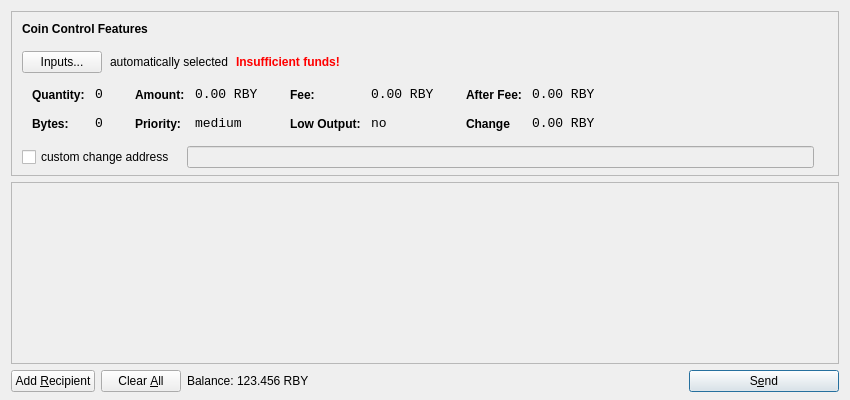
<?xml version="1.0" encoding="UTF-8"?>
<ui version="4.0">
 <class>SendCoinsDialog</class>
 <widget class="QDialog" name="SendCoinsDialog">
  <property name="geometry">
   <rect>
    <x>0</x>
    <y>0</y>
    <width>850</width>
    <height>400</height>
   </rect>
  </property>
  <property name="windowTitle">
   <string>Send Coins</string>
  </property>
  <layout class="QVBoxLayout" name="verticalLayout" stretch="0,1,0">
   <property name="bottomMargin">
    <number>8</number>
   </property>
   <item>
    <widget class="QFrame" name="frameCoinControl">
     <property name="sizePolicy">
      <sizepolicy hsizetype="Expanding" vsizetype="Expanding">
       <horstretch>0</horstretch>
       <verstretch>0</verstretch>
      </sizepolicy>
     </property>
     <property name="maximumSize">
      <size>
       <width>16777215</width>
       <height>16777215</height>
      </size>
     </property>
     <property name="frameShape">
      <enum>QFrame::StyledPanel</enum>
     </property>
     <property name="frameShadow">
      <enum>QFrame::Sunken</enum>
     </property>
     <layout class="QVBoxLayout" name="verticalLayoutCoinControl2">
      <property name="spacing">
       <number>-1</number>
      </property>
      <property name="leftMargin">
       <number>0</number>
      </property>
      <property name="topMargin">
       <number>0</number>
      </property>
      <property name="rightMargin">
       <number>0</number>
      </property>
      <property name="bottomMargin">
       <number>6</number>
      </property>
      <item>
       <layout class="QVBoxLayout" name="verticalLayoutCoinControl" stretch="0,0,0,0,1">
        <property name="spacing">
         <number>0</number>
        </property>
        <property name="leftMargin">
         <number>10</number>
        </property>
        <property name="topMargin">
         <number>10</number>
        </property>
        <item>
         <layout class="QHBoxLayout" name="horizontalLayoutCoinControl1">
          <property name="bottomMargin">
           <number>15</number>
          </property>
          <item>
           <widget class="QLabel" name="labelCoinControlFeatures">
            <property name="sizePolicy">
             <sizepolicy hsizetype="Preferred" vsizetype="Maximum">
              <horstretch>0</horstretch>
              <verstretch>0</verstretch>
             </sizepolicy>
            </property>
            <property name="font">
             <font>
              <weight>75</weight>
              <bold>true</bold>
             </font>
            </property>
            <property name="styleSheet">
             <string notr="true">font-weight:bold;</string>
            </property>
            <property name="text">
             <string>Coin Control Features</string>
            </property>
           </widget>
          </item>
         </layout>
        </item>
        <item>
         <layout class="QHBoxLayout" name="horizontalLayoutCoinControl2" stretch="0,0,0,0">
          <property name="spacing">
           <number>8</number>
          </property>
          <property name="bottomMargin">
           <number>10</number>
          </property>
          <item>
           <widget class="QPushButton" name="pushButtonCoinControl">
            <property name="styleSheet">
             <string notr="true"/>
            </property>
            <property name="text">
             <string>Inputs...</string>
            </property>
           </widget>
          </item>
          <item>
           <widget class="QLabel" name="labelCoinControlAutomaticallySelected">
            <property name="text">
             <string>automatically selected</string>
            </property>
            <property name="margin">
             <number>5</number>
            </property>
           </widget>
          </item>
          <item>
           <widget class="QLabel" name="labelCoinControlInsuffFunds">
            <property name="font">
             <font>
              <weight>75</weight>
              <bold>true</bold>
             </font>
            </property>
            <property name="styleSheet">
             <string notr="true">color:red;font-weight:bold;</string>
            </property>
            <property name="text">
             <string>Insufficient funds!</string>
            </property>
            <property name="margin">
             <number>5</number>
            </property>
           </widget>
          </item>
          <item>
           <spacer name="horizontalSpacerCoinControl">
            <property name="orientation">
             <enum>Qt::Horizontal</enum>
            </property>
            <property name="sizeHint" stdset="0">
             <size>
              <width>40</width>
              <height>1</height>
             </size>
            </property>
           </spacer>
          </item>
         </layout>
        </item>
        <item>
         <widget class="QWidget" name="widgetCoinControl" native="true">
          <property name="sizePolicy">
           <sizepolicy hsizetype="Preferred" vsizetype="Preferred">
            <horstretch>0</horstretch>
            <verstretch>0</verstretch>
           </sizepolicy>
          </property>
          <property name="minimumSize">
           <size>
            <width>0</width>
            <height>0</height>
           </size>
          </property>
          <property name="styleSheet">
           <string notr="true"/>
          </property>
          <layout class="QHBoxLayout" name="horizontalLayoutCoinControl5">
           <property name="margin">
            <number>0</number>
           </property>
           <item>
            <layout class="QHBoxLayout" name="horizontalLayoutCoinControl3" stretch="0,0,0,1">
             <property name="spacing">
              <number>20</number>
             </property>
             <property name="topMargin">
              <number>0</number>
             </property>
             <property name="bottomMargin">
              <number>10</number>
             </property>
             <item>
              <layout class="QFormLayout" name="formLayoutCoinControl1">
               <property name="horizontalSpacing">
                <number>10</number>
               </property>
               <property name="verticalSpacing">
                <number>14</number>
               </property>
               <property name="leftMargin">
                <number>10</number>
               </property>
               <property name="topMargin">
                <number>4</number>
               </property>
               <property name="rightMargin">
                <number>6</number>
               </property>
               <item row="0" column="0">
                <widget class="QLabel" name="labelCoinControlQuantityText">
                 <property name="styleSheet">
                  <string notr="true">font-weight:bold;</string>
                 </property>
                 <property name="text">
                  <string>Quantity:</string>
                 </property>
                 <property name="margin">
                  <number>0</number>
                 </property>
                </widget>
               </item>
               <item row="0" column="1">
                <widget class="QLabel" name="labelCoinControlQuantity">
                 <property name="font">
                  <font>
                   <family>Monospace</family>
                   <pointsize>10</pointsize>
                  </font>
                 </property>
                 <property name="cursor">
                  <cursorShape>IBeamCursor</cursorShape>
                 </property>
                 <property name="contextMenuPolicy">
                  <enum>Qt::ActionsContextMenu</enum>
                 </property>
                 <property name="text">
                  <string>0</string>
                 </property>
                 <property name="margin">
                  <number>0</number>
                 </property>
                 <property name="textInteractionFlags">
                  <set>Qt::LinksAccessibleByMouse|Qt::TextSelectableByKeyboard|Qt::TextSelectableByMouse</set>
                 </property>
                </widget>
               </item>
               <item row="1" column="0">
                <widget class="QLabel" name="labelCoinControlBytesText">
                 <property name="styleSheet">
                  <string notr="true">font-weight:bold;</string>
                 </property>
                 <property name="text">
                  <string>Bytes:</string>
                 </property>
                </widget>
               </item>
               <item row="1" column="1">
                <widget class="QLabel" name="labelCoinControlBytes">
                 <property name="font">
                  <font>
                   <family>Monospace</family>
                   <pointsize>10</pointsize>
                  </font>
                 </property>
                 <property name="cursor">
                  <cursorShape>IBeamCursor</cursorShape>
                 </property>
                 <property name="contextMenuPolicy">
                  <enum>Qt::ActionsContextMenu</enum>
                 </property>
                 <property name="text">
                  <string>0</string>
                 </property>
                 <property name="textInteractionFlags">
                  <set>Qt::LinksAccessibleByMouse|Qt::TextSelectableByKeyboard|Qt::TextSelectableByMouse</set>
                 </property>
                </widget>
               </item>
              </layout>
             </item>
             <item>
              <layout class="QFormLayout" name="formLayoutCoinControl2">
               <property name="horizontalSpacing">
                <number>10</number>
               </property>
               <property name="verticalSpacing">
                <number>14</number>
               </property>
               <property name="leftMargin">
                <number>6</number>
               </property>
               <property name="topMargin">
                <number>4</number>
               </property>
               <property name="rightMargin">
                <number>6</number>
               </property>
               <item row="0" column="0">
                <widget class="QLabel" name="labelCoinControlAmountText">
                 <property name="styleSheet">
                  <string notr="true">font-weight:bold;</string>
                 </property>
                 <property name="text">
                  <string>Amount:</string>
                 </property>
                 <property name="margin">
                  <number>0</number>
                 </property>
                </widget>
               </item>
               <item row="0" column="1">
                <widget class="QLabel" name="labelCoinControlAmount">
                 <property name="font">
                  <font>
                   <family>Monospace</family>
                   <pointsize>10</pointsize>
                  </font>
                 </property>
                 <property name="cursor">
                  <cursorShape>IBeamCursor</cursorShape>
                 </property>
                 <property name="contextMenuPolicy">
                  <enum>Qt::ActionsContextMenu</enum>
                 </property>
                 <property name="text">
                  <string notr="true">0.00 RBY</string>
                 </property>
                 <property name="textInteractionFlags">
                  <set>Qt::LinksAccessibleByMouse|Qt::TextSelectableByKeyboard|Qt::TextSelectableByMouse</set>
                 </property>
                </widget>
               </item>
               <item row="1" column="0">
                <widget class="QLabel" name="labelCoinControlPriorityText">
                 <property name="styleSheet">
                  <string notr="true">font-weight:bold;</string>
                 </property>
                 <property name="text">
                  <string>Priority:</string>
                 </property>
                </widget>
               </item>
               <item row="1" column="1">
                <widget class="QLabel" name="labelCoinControlPriority">
                 <property name="font">
                  <font>
                   <family>Monospace</family>
                   <pointsize>10</pointsize>
                  </font>
                 </property>
                 <property name="cursor">
                  <cursorShape>IBeamCursor</cursorShape>
                 </property>
                 <property name="contextMenuPolicy">
                  <enum>Qt::ActionsContextMenu</enum>
                 </property>
                 <property name="text">
                  <string>medium</string>
                 </property>
                 <property name="textInteractionFlags">
                  <set>Qt::LinksAccessibleByMouse|Qt::TextSelectableByKeyboard|Qt::TextSelectableByMouse</set>
                 </property>
                </widget>
               </item>
              </layout>
             </item>
             <item>
              <layout class="QFormLayout" name="formLayoutCoinControl3">
               <property name="horizontalSpacing">
                <number>10</number>
               </property>
               <property name="verticalSpacing">
                <number>14</number>
               </property>
               <property name="leftMargin">
                <number>6</number>
               </property>
               <property name="topMargin">
                <number>4</number>
               </property>
               <property name="rightMargin">
                <number>6</number>
               </property>
               <item row="0" column="0">
                <widget class="QLabel" name="labelCoinControlFeeText">
                 <property name="styleSheet">
                  <string notr="true">font-weight:bold;</string>
                 </property>
                 <property name="text">
                  <string>Fee:</string>
                 </property>
                 <property name="margin">
                  <number>0</number>
                 </property>
                </widget>
               </item>
               <item row="0" column="1">
                <widget class="QLabel" name="labelCoinControlFee">
                 <property name="font">
                  <font>
                   <family>Monospace</family>
                   <pointsize>10</pointsize>
                  </font>
                 </property>
                 <property name="cursor">
                  <cursorShape>IBeamCursor</cursorShape>
                 </property>
                 <property name="contextMenuPolicy">
                  <enum>Qt::ActionsContextMenu</enum>
                 </property>
                 <property name="text">
                  <string notr="true">0.00 RBY</string>
                 </property>
                 <property name="textInteractionFlags">
                  <set>Qt::LinksAccessibleByMouse|Qt::TextSelectableByKeyboard|Qt::TextSelectableByMouse</set>
                 </property>
                </widget>
               </item>
               <item row="1" column="0">
                <widget class="QLabel" name="labelCoinControlLowOutputText">
                 <property name="styleSheet">
                  <string notr="true">font-weight:bold;</string>
                 </property>
                 <property name="text">
                  <string>Low Output:</string>
                 </property>
                </widget>
               </item>
               <item row="1" column="1">
                <widget class="QLabel" name="labelCoinControlLowOutput">
                 <property name="font">
                  <font>
                   <family>Monospace</family>
                   <pointsize>10</pointsize>
                  </font>
                 </property>
                 <property name="cursor">
                  <cursorShape>IBeamCursor</cursorShape>
                 </property>
                 <property name="contextMenuPolicy">
                  <enum>Qt::ActionsContextMenu</enum>
                 </property>
                 <property name="text">
                  <string>no</string>
                 </property>
                 <property name="textInteractionFlags">
                  <set>Qt::LinksAccessibleByMouse|Qt::TextSelectableByKeyboard|Qt::TextSelectableByMouse</set>
                 </property>
                </widget>
               </item>
              </layout>
             </item>
             <item>
              <layout class="QFormLayout" name="formLayoutCoinControl4">
               <property name="horizontalSpacing">
                <number>10</number>
               </property>
               <property name="verticalSpacing">
                <number>14</number>
               </property>
               <property name="leftMargin">
                <number>6</number>
               </property>
               <property name="topMargin">
                <number>4</number>
               </property>
               <property name="rightMargin">
                <number>6</number>
               </property>
               <item row="0" column="0">
                <widget class="QLabel" name="labelCoinControlAfterFeeText">
                 <property name="styleSheet">
                  <string notr="true">font-weight:bold;</string>
                 </property>
                 <property name="text">
                  <string>After Fee:</string>
                 </property>
                 <property name="margin">
                  <number>0</number>
                 </property>
                </widget>
               </item>
               <item row="0" column="1">
                <widget class="QLabel" name="labelCoinControlAfterFee">
                 <property name="font">
                  <font>
                   <family>Monospace</family>
                   <pointsize>10</pointsize>
                  </font>
                 </property>
                 <property name="cursor">
                  <cursorShape>IBeamCursor</cursorShape>
                 </property>
                 <property name="contextMenuPolicy">
                  <enum>Qt::ActionsContextMenu</enum>
                 </property>
                 <property name="text">
                  <string notr="true">0.00 RBY</string>
                 </property>
                 <property name="textInteractionFlags">
                  <set>Qt::LinksAccessibleByMouse|Qt::TextSelectableByKeyboard|Qt::TextSelectableByMouse</set>
                 </property>
                </widget>
               </item>
               <item row="1" column="0">
                <widget class="QLabel" name="labelCoinControlChangeText">
                 <property name="styleSheet">
                  <string notr="true">font-weight:bold;</string>
                 </property>
                 <property name="text">
                  <string>Change</string>
                 </property>
                </widget>
               </item>
               <item row="1" column="1">
                <widget class="QLabel" name="labelCoinControlChange">
                 <property name="font">
                  <font>
                   <family>Monospace</family>
                   <pointsize>10</pointsize>
                  </font>
                 </property>
                 <property name="cursor">
                  <cursorShape>IBeamCursor</cursorShape>
                 </property>
                 <property name="contextMenuPolicy">
                  <enum>Qt::ActionsContextMenu</enum>
                 </property>
                 <property name="text">
                  <string notr="true">0.00 RBY</string>
                 </property>
                 <property name="textInteractionFlags">
                  <set>Qt::LinksAccessibleByMouse|Qt::TextSelectableByKeyboard|Qt::TextSelectableByMouse</set>
                 </property>
                </widget>
               </item>
              </layout>
             </item>
            </layout>
           </item>
          </layout>
         </widget>
        </item>
        <item>
         <layout class="QHBoxLayout" name="horizontalLayoutCoinControl4" stretch="0,0,0">
          <property name="spacing">
           <number>12</number>
          </property>
          <property name="sizeConstraint">
           <enum>QLayout::SetDefaultConstraint</enum>
          </property>
          <property name="topMargin">
           <number>5</number>
          </property>
          <property name="rightMargin">
           <number>5</number>
          </property>
          <item>
           <widget class="QCheckBox" name="checkBoxCoinControlChange">
            <property name="text">
             <string>custom change address</string>
            </property>
           </widget>
          </item>
          <item>
           <widget class="QLineEdit" name="lineEditCoinControlChange">
            <property name="enabled">
             <bool>false</bool>
            </property>
            <property name="sizePolicy">
             <sizepolicy hsizetype="Expanding" vsizetype="Fixed">
              <horstretch>0</horstretch>
              <verstretch>0</verstretch>
             </sizepolicy>
            </property>
           </widget>
          </item>
          <item>
           <widget class="QLabel" name="labelCoinControlChangeLabel">
            <property name="sizePolicy">
             <sizepolicy hsizetype="Preferred" vsizetype="Expanding">
              <horstretch>0</horstretch>
              <verstretch>0</verstretch>
             </sizepolicy>
            </property>
            <property name="minimumSize">
             <size>
              <width>0</width>
              <height>0</height>
             </size>
            </property>
            <property name="text">
             <string/>
            </property>
            <property name="margin">
             <number>3</number>
            </property>
           </widget>
          </item>
         </layout>
        </item>
        <item>
         <spacer name="verticalSpacerCoinControl">
          <property name="orientation">
           <enum>Qt::Vertical</enum>
          </property>
          <property name="sizeHint" stdset="0">
           <size>
            <width>800</width>
            <height>1</height>
           </size>
          </property>
         </spacer>
        </item>
       </layout>
      </item>
     </layout>
    </widget>
   </item>
   <item>
    <widget class="QScrollArea" name="scrollArea">
     <property name="widgetResizable">
      <bool>true</bool>
     </property>
     <widget class="QWidget" name="scrollAreaWidgetContents">
      <property name="geometry">
       <rect>
        <x>0</x>
        <y>0</y>
        <width>830</width>
        <height>165</height>
       </rect>
      </property>
      <layout class="QVBoxLayout" name="verticalLayout_2">
       <property name="margin">
        <number>0</number>
       </property>
       <item>
        <layout class="QVBoxLayout" name="entries">
         <property name="spacing">
          <number>6</number>
         </property>
        </layout>
       </item>
       <item>
        <spacer name="verticalSpacer">
         <property name="orientation">
          <enum>Qt::Vertical</enum>
         </property>
         <property name="sizeHint" stdset="0">
          <size>
           <width>20</width>
           <height>40</height>
          </size>
         </property>
        </spacer>
       </item>
      </layout>
     </widget>
    </widget>
   </item>
   <item>
    <layout class="QHBoxLayout" name="horizontalLayout">
     <item>
      <widget class="QPushButton" name="addButton">
       <property name="toolTip">
        <string>Send to multiple recipients at once</string>
       </property>
       <property name="text">
        <string>Add &amp;Recipient</string>
       </property>
       <property name="autoDefault">
        <bool>false</bool>
       </property>
      </widget>
     </item>
     <item>
      <widget class="QPushButton" name="clearButton">
       <property name="sizePolicy">
        <sizepolicy hsizetype="Minimum" vsizetype="Fixed">
         <horstretch>0</horstretch>
         <verstretch>0</verstretch>
        </sizepolicy>
       </property>
       <property name="toolTip">
        <string>Remove all transaction fields</string>
       </property>
       <property name="text">
        <string>Clear &amp;All</string>
       </property>
       <property name="autoRepeatDelay">
        <number>300</number>
       </property>
       <property name="autoDefault">
        <bool>false</bool>
       </property>
      </widget>
     </item>
     <item>
      <layout class="QHBoxLayout" name="horizontalLayout_2">
       <property name="spacing">
        <number>3</number>
       </property>
       <item>
        <widget class="QLabel" name="label">
         <property name="sizePolicy">
          <sizepolicy hsizetype="Preferred" vsizetype="Fixed">
           <horstretch>0</horstretch>
           <verstretch>0</verstretch>
          </sizepolicy>
         </property>
         <property name="text">
          <string>Balance:</string>
         </property>
        </widget>
       </item>
       <item>
        <widget class="QLabel" name="labelBalance">
         <property name="sizePolicy">
          <sizepolicy hsizetype="Preferred" vsizetype="Fixed">
           <horstretch>0</horstretch>
           <verstretch>0</verstretch>
          </sizepolicy>
         </property>
         <property name="cursor">
          <cursorShape>IBeamCursor</cursorShape>
         </property>
         <property name="text">
          <string notr="true">123.456 RBY</string>
         </property>
         <property name="textInteractionFlags">
          <set>Qt::LinksAccessibleByMouse|Qt::TextSelectableByKeyboard|Qt::TextSelectableByMouse</set>
         </property>
        </widget>
       </item>
      </layout>
     </item>
     <item>
      <spacer name="horizontalSpacer">
       <property name="orientation">
        <enum>Qt::Horizontal</enum>
       </property>
       <property name="sizeHint" stdset="0">
        <size>
         <width>40</width>
         <height>20</height>
        </size>
       </property>
      </spacer>
     </item>
     <item>
      <widget class="QPushButton" name="sendButton">
       <property name="minimumSize">
        <size>
         <width>150</width>
         <height>0</height>
        </size>
       </property>
       <property name="toolTip">
        <string>Confirm the send action</string>
       </property>
       <property name="text">
        <string>S&amp;end</string>
       </property>
       <property name="icon">
        <iconset resource="../bitcoin.qrc">
         <normaloff>:/icons/send</normaloff>:/icons/send</iconset>
       </property>
       <property name="default">
        <bool>true</bool>
       </property>
      </widget>
     </item>
    </layout>
   </item>
  </layout>
 </widget>
 <resources>
  <include location="../bitcoin.qrc"/>
 </resources>
 <connections/>
</ui>
